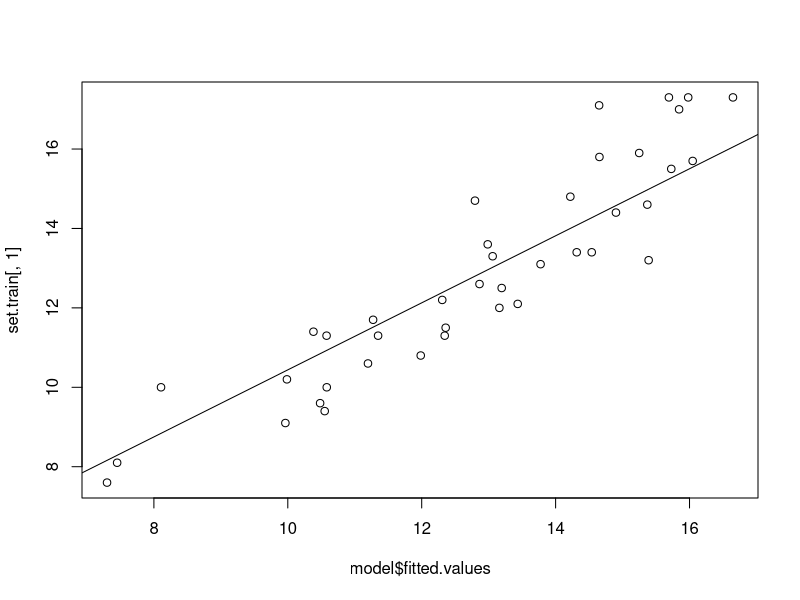

Write the R code that produced this figure. (Note: this script raises an error after producing the figure.)
library(caret)
library(leaps)
library(tidyverse)

data <- read.csv(file="states.csv",header = TRUE)
data2 <- data[,-1]

nr <- nrow(data2)

seed <- sample(1:100,1)
print(seed)
set.seed(seed)

trainSetIndex <- (sample(1:(nr),(nr)*.8))
testSetIndex <- c(1:nr)[(1:nr) %in% c(trainSetIndex)==FALSE]

set.train <- data2[trainSetIndex, ]
set.test <- data2[testSetIndex,]

#normalization
trainParam <- caret::preProcess(as.matrix(set.train))

#http://www.sthda.com/english/articles/37-model-selection-essentials-in-r/155-best-subsets-regression-essentials-in-r/#:~:text=The%20best%20subsets%20regression%20is,best%20subsets%20regression%20using%20R.
# id: model id
# object: regsubsets object
# data: data used to fit regsubsets
# outcome: outcome variable
get_model_formula <- function(id, object, outcome){
  # get models data
  models <- summary(object)$which[id,-1]
  # Get outcome variable
  #form <- as.formula(object$call[[2]])
  #outcome <- all.vars(form)[1]
  # Get model predictors
  predictors <- names(which(models == TRUE))
  predictors <- paste(predictors, collapse = "+")
  # Build model formula
  as.formula(paste0(outcome, "~", predictors))
}


models <- regsubsets(as.formula(paste0(colnames(set.train)[1], "~.")), data = set.train, nvmax = ncol(set.train)-1)

res.sum <- summary(models)

data.frame(
  Adj.R2 = which.max(res.sum$adjr2),
  CP = which.min(res.sum$cp),
  BIC = which.min(res.sum$bic)
)

get_cv_error <- function(model.formula, data){
  set.seed(1)
  train.control <- trainControl(method = "cv", number = 10)
  cv <- train(model.formula, data = data, method = "lm",
              trControl = train.control)
  cv$results$RMSE
}
# Compute cross-validation error

#get_model_formula(3, models, "Poverty")

model.ids <- 1:(ncol(set.train)-1)

cv.errors <-  map(model.ids, get_model_formula, models, "Poverty") %>%
  map(get_cv_error, data = data) %>%
  unlist()

cv.errors

coef(models, which.min(cv.errors))

finalNames <- names(coef(models, which.min(cv.errors)))[-1]

f <- as.formula(
  paste(colnames(set.train[1]), 
        paste(finalNames, collapse = " + "), 
        sep = " ~ "))

model <- lm(f,set.train)
summary(model)

plot(model$fitted.values,set.train[,1])
abline(lm(model$fitted.values~set.train[,1]))
cor(set.train[,1],model$fitted.values)

predictions <- predict(model,set.test)
RMSE(predictions,set.test[,1])
MAPE(set.test[,1],predictions)

plot(set.test[,1],predictions)
abline(lm(set.test[,1]~predictions))
cor(set.test[,1],predictions)
